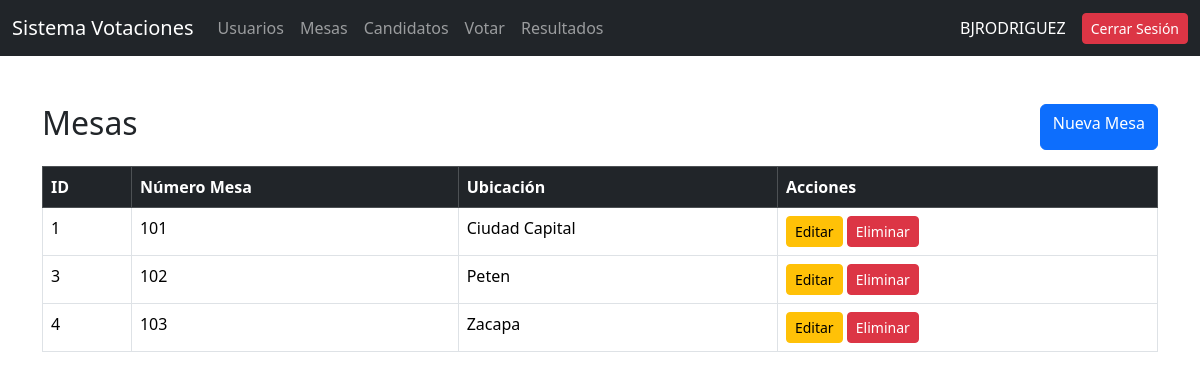
Page /mesas/listar.php (signed in) on the committed database.
### tables this page shows
CREATE TABLE `mesas` (
  `id` int(11) NOT NULL AUTO_INCREMENT,
  `numero_mesa` varchar(20) DEFAULT NULL,
  `ubicacion` varchar(100) DEFAULT NULL,
  PRIMARY KEY (`id`)
);

### mesas/listar.php (the view, shortened to what this page needs)
<?php
include("../conexion.php");
$sql = "SELECT * FROM mesas";
$resultado = $conexion->query($sql);
?>
<!DOCTYPE html>
<html lang="es">
<head>
    <link href="https://cdn.jsdelivr.net/npm/bootstrap@5.3.3/dist/css/bootstrap.min.css"
          rel="stylesheet">
</head>
<body>
<?php include("../includes/navbar.php"); ?>
<div class="container mt-5">
    <div class="d-flex justify-content-between mb-3">
        <h2>Mesas</h2>
        <a href="crear.php"
           class="btn btn-primary">
            Nueva Mesa
        </a>
    </div>
    <table class="table table-bordered table-hover">
        <thead class="table-dark">
            <tr>
                <th>ID</th>
                <th>Número Mesa</th>
                <th>Ubicación</th>
                <th>Acciones</th>
            </tr>
        </thead>
        <tbody>
        <?php while($fila = $resultado->fetch_assoc()){ ?>
            <tr>
                <td><?php echo $fila['id']; ?></td>
                <td><?php echo $fila['numero_mesa']; ?></td>
                <td><?php echo $fila['ubicacion']; ?></td>
                <td>
                    <a href="editar.php?id=<?php echo $fila['id']; ?>"
                       class="btn btn-warning btn-sm">
                        Editar
                    </a>
                    <a href="eliminar.php?id=<?php echo $fila['id']; ?>"
                       class="btn btn-danger btn-sm">
                        Eliminar
                    </a>
                </td>
            </tr>
        <?php } ?>
        </tbody>
    </table>
</div>
</body>
</html>

### rows in the picture
mesas: id "1", numero_mesa "101", ubicacion "Ciudad Capital"
mesas: id "3", numero_mesa "102", ubicacion "Peten"
mesas: id "4", numero_mesa "103", ubicacion "Zacapa"

### other values in the picture
$_SESSION['usuario'] "BJRODRIGUEZ"
